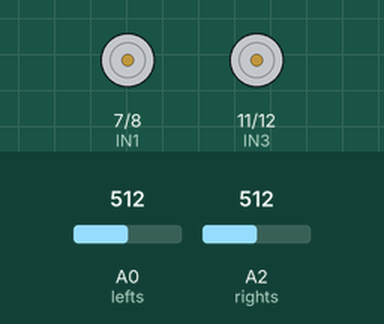
This sketch was run on a simulated Arduino Uno, built with avr-gcc and run on an emulated ATmega328P. Shown: motor-driver pin pairs drawn as motors (green arrow = first pin HIGH = forward, orange = second pin HIGH = backward, longer = more drive, scaled by the enable pin). The inputs (shaded band) are chosen by the test bench; at power-on: A0 (lefts) = 512, A2 (rights) = 512.

Above: at 1.2 s.
1.3 s: A0 (lefts) set to 416
2.8 s: A0 (lefts) set to 382
At 3.9 s:
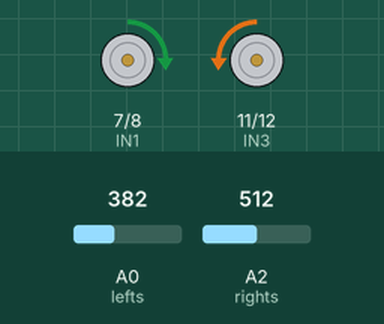
4.3 s: A2 (rights) set to 408
5.8 s: A2 (rights) set to 385
At 6.2 s:
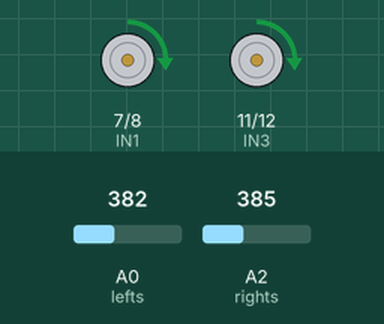
7.3 s: A0 (lefts) set to 410
At 8.5 s:
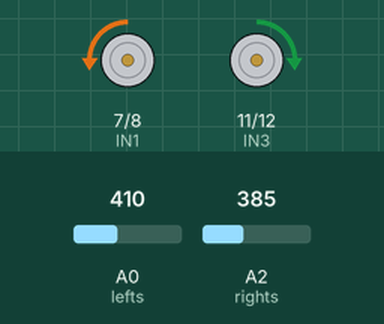
8.8 s: A0 (lefts) set to 390
At 9.7 s:
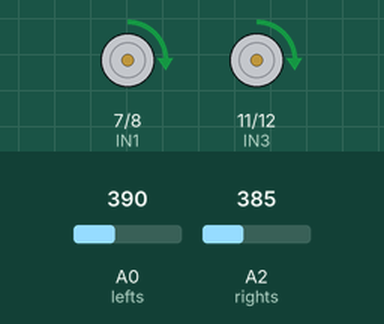
Timing chart, 0 to 11.3 s (numbered marks = the images above; inputs shaded):
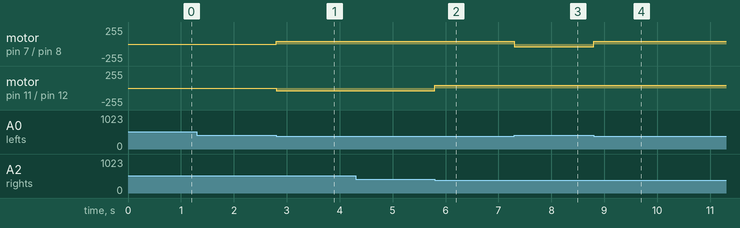

The sketch:

LineFollower_OK_240608.ino
```cpp
// Defining pins and variables
#define lefts A0
#define rights A2

// Motor 1 control pins
#define ENA 9
#define IN1 7
#define IN2 8

// Motor 2 control pins
#define ENB 10
#define IN3 11
#define IN4 12

void setup() {
  // Setting motor control pins as output
  pinMode(ENA, OUTPUT);
  pinMode(IN1, OUTPUT);
  pinMode(IN2, OUTPUT);
  pinMode(ENB, OUTPUT);
  pinMode(IN3, OUTPUT);
  pinMode(IN4, OUTPUT);

  // Setting sensor pins as input
  pinMode(lefts, INPUT);
  pinMode(rights, INPUT);

  // Setting initial motor speed
  analogWrite(ENA, 40); // Motor 1 speed
  analogWrite(ENB, 40); // Motor 2 speed
}

void loop() {
  int leftSensorValue = analogRead(lefts);
  int rightSensorValue = analogRead(rights);

  // There is reflected light from the surface (no line)
  if (leftSensorValue <= 400 && rightSensorValue <= 400) {
    // Go forward
    digitalWrite(IN1, HIGH);
    digitalWrite(IN2, LOW);
    digitalWrite(IN3, HIGH);
    digitalWrite(IN4, LOW);
  }
  // Line detected by left sensor (no light reflected to left sensor), robot turns left
  else if (leftSensorValue > 400 && rightSensorValue <= 400) {
    // Turn left
    digitalWrite(IN1, LOW);
    digitalWrite(IN2, HIGH);
    digitalWrite(IN3, HIGH);
    digitalWrite(IN4, LOW);
  }
  // Line detected by right sensor (no light reflected to right sensor), robot turns right
  else if (leftSensorValue <= 400 && rightSensorValue > 400) {
    // Turn right
    digitalWrite(IN1, HIGH);
    digitalWrite(IN2, LOW);
    digitalWrite(IN3, LOW);
    digitalWrite(IN4, HIGH);
  }
  // Both sensors receive no reflected light
  else if (leftSensorValue > 400 && rightSensorValue > 400) {
    // Stop
    digitalWrite(IN1, LOW);
    digitalWrite(IN2, LOW);
    digitalWrite(IN3, LOW);
    digitalWrite(IN4, LOW);
  }
}
```

Measured:
- the behaviour switches between 401 and 400 on A0 (lefts) (found by bisection; images 0 and 1)
- the behaviour switches between 401 and 400 on A2 (rights) (found by bisection; images 1 and 2)
- after the input at 1.3 s, every drawn part: stays the same
- after the input at 2.8 s, motor on pin 7 (IN1) / pin 8 (IN2): stopped → forward 40/255 at once; motor on pin 11 (IN3) / pin 12 (IN4): stopped → backward 40/255 at once
- after the input at 4.3 s, every drawn part: stays the same
- after the input at 5.8 s, motor on pin 11 (IN3) / pin 12 (IN4): backward 40/255 → forward 40/255 at once
- after the input at 7.3 s, motor on pin 7 (IN1) / pin 8 (IN2): forward 40/255 → backward 40/255 at once
- after the input at 8.8 s, motor on pin 7 (IN1) / pin 8 (IN2): backward 40/255 → forward 40/255 at once
